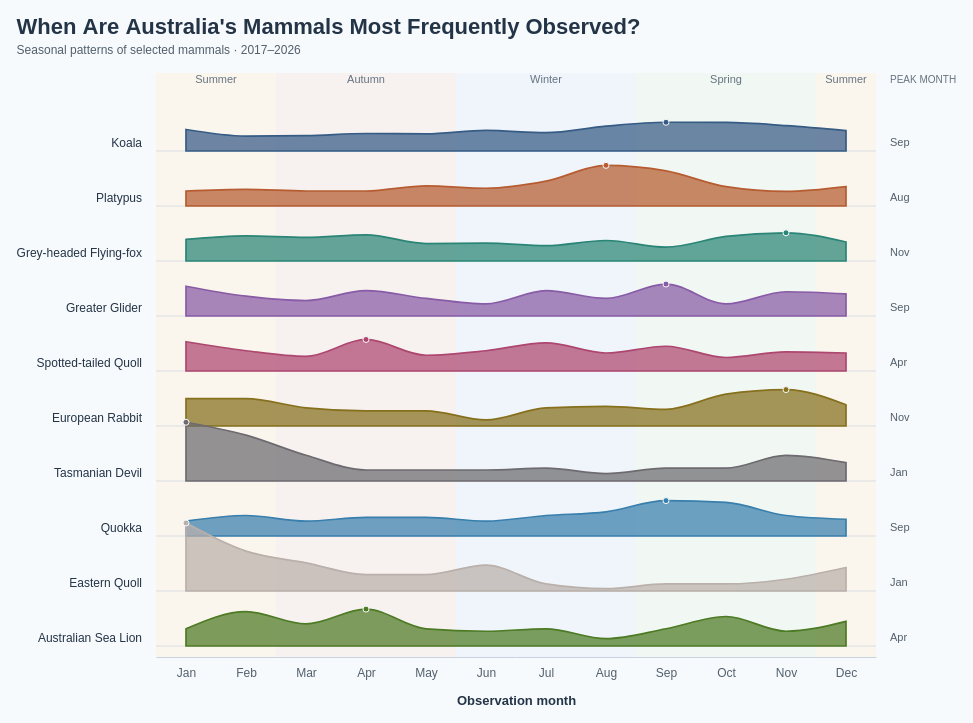

Vega-Lite specification for this chart:
### Vega specification from a JSON file in a GitHub repository (floating-point values rounded to 4 significant figures)
{"$schema": "https://vega.github.io/schema/vega/v5.json", "description": "Monthly observation ridgelines for the ten most recorded mammal species in Dataset/observations-794195.csv (top ten selected within the selected observation years). Observation dates from 2017–2026 are pooled, including partial 2026. Subspecies are combined using the first two scientific-name components, matching Lollipop.vg.json. Includes records without coordinates. All 12 months are filled for each species. Heights show monthly counts divided by that species total, on one shared percentage scale. Monotone curves connect monthly values; no kernel density estimation is applied. Rows follow species rank within the selected years. Southern hemisphere meteorological seasons are shown. Hover monthly cells for exact counts and shares; click a cell or species label to toggle highlighting. Counts measure recording activity, not animal abundance or nationwide sampling. Species colours match the ten-species palette in BumpChart.vg.json; counts and rankings use the selected observation years. Uses the 10 most recent available observation years (2017–2026), including partial 2026.", "width": 720, "height": 580, "padding": 16, "background": "#f7fafc", "title": {"text": "When Are Australia's Mammals Most Frequently Observed?", "subtitle": ["Seasonal patterns of selected mammals · 2017–2026"], "anchor": "start", "font": "Arial", "fontSize": 22, "color": "#243447", "subtitleFont": "Arial", "subtitleFontSize": 12, "subtitleColor": "#52606d", "offset": 16, "subtitlePadding": 6, "subtitleLineHeight": 16, "fontWeight": "bold"}, "signals": [{"name": "hoveredSpecies", "value": null, "on": [{"events": "@monthTargets:mouseover, @speciesLabels:mouseover", "update": "datum.species"}, {"events": "@monthTargets:mouseout, @speciesLabels:mouseout", "update": "null"}]}, {"name": "selectedSpecies", "value": null, "on": [{"events": "@monthTargets:click, @speciesLabels:click", "update": "selectedSpecies == datum.species ? null : datum.species"}]}, {"name": "activeSpecies", "update": "hoveredSpecies != null ? hoveredSpecies : selectedSpecies"}], "data": [{"name": "monthly", "values": [{"species": "Koala", "scientific_name": "Phascolarctos cinereus", "order": 0, "month": 1, "monthName": "January", "count": 161, "total": 1896, "share": 0.08492, "isPeak": false}, {"species": "Koala", "scientific_name": "Phascolarctos cinereus", "order": 0, "month": 2, "monthName": "February", "count": 112, "total": 1896, "share": 0.05907, "isPeak": false}, {"species": "Koala", "scientific_name": "Phascolarctos cinereus", "order": 0, "month": 3, "monthName": "March", "count": 115, "total": 1896, "share": 0.06065, "isPeak": false}, {"species": "Koala", "scientific_name": "Phascolarctos cinereus", "order": 0, "month": 4, "monthName": "April", "count": 131, "total": 1896, "share": 0.06909, "isPeak": false}, {"species": "Koala", "scientific_name": "Phascolarctos cinereus", "order": 0, "month": 5, "monthName": "May", "count": 128, "total": 1896, "share": 0.06751, "isPeak": false}, {"species": "Koala", "scientific_name": "Phascolarctos cinereus", "order": 0, "month": 6, "monthName": "June", "count": 154, "total": 1896, "share": 0.08122, "isPeak": false}, {"species": "Koala", "scientific_name": "Phascolarctos cinereus", "order": 0, "month": 7, "monthName": "July", "count": 137, "total": 1896, "share": 0.07226, "isPeak": false}, {"species": "Koala", "scientific_name": "Phascolarctos cinereus", "order": 0, "month": 8, "monthName": "August", "count": 186, "total": 1896, "share": 0.0981, "isPeak": false}, {"species": "Koala", "scientific_name": "Phascolarctos cinereus", "order": 0, "month": 9, "monthName": "September", "count": 215, "total": 1896, "share": 0.1134, "isPeak": true}, {"species": "Koala", "scientific_name": "Phascolarctos cinereus", "order": 0, "month": 10, "monthName": "October", "count": 214, "total": 1896, "share": 0.1129, "isPeak": false}, {"species": "Koala", "scientific_name": "Phascolarctos cinereus", "order": 0, "month": 11, "monthName": "November", "count": 190, "total": 1896, "share": 0.1002, "isPeak": false}, {"species": "Koala", "scientific_name": "Phascolarctos cinereus", "order": 0, "month": 12, "monthName": "December", "count": 153, "total": 1896, "share": 0.0807, "isPeak": false}, {"species": "Platypus", "scientific_name": "Ornithorhynchus anatinus", "order": 1, "month": 1, "monthName": "January", "count": 38, "total": 642, "share": 0.05919, "isPeak": false}, {"species": "Platypus", "scientific_name": "Ornithorhynchus anatinus", "order": 1, "month": 2, "monthName": "February", "count": 42, "total": 642, "share": 0.06542, "isPeak": false}, {"species": "Platypus", "scientific_name": "Ornithorhynchus anatinus", "order": 1, "month": 3, "monthName": "March", "count": 38, "total": 642, "share": 0.05919, "isPeak": false}, {"species": "Platypus", "scientific_name": "Ornithorhynchus anatinus", "order": 1, "month": 4, "monthName": "April", "count": 38, "total": 642, "share": 0.05919, "isPeak": false}, {"species": "Platypus", "scientific_name": "Ornithorhynchus anatinus", "order": 1, "month": 5, "monthName": "May", "count": 51, "total": 642, "share": 0.07944, "isPeak": false}, {"species": "Platypus", "scientific_name": "Ornithorhynchus anatinus", "order": 1, "month": 6, "monthName": "June", "count": 45, "total": 642, "share": 0.07009, "isPeak": false}, {"species": "Platypus", "scientific_name": "Ornithorhynchus anatinus", "order": 1, "month": 7, "monthName": "July", "count": 63, "total": 642, "share": 0.09813, "isPeak": false}, {"species": "Platypus", "scientific_name": "Ornithorhynchus anatinus", "order": 1, "month": 8, "monthName": "August", "count": 103, "total": 642, "share": 0.1604, "isPeak": true}, {"species": "Platypus", "scientific_name": "Ornithorhynchus anatinus", "order": 1, "month": 9, "monthName": "September", "count": 89, "total": 642, "share": 0.1386, "isPeak": false}, {"species": "Platypus", "scientific_name": "Ornithorhynchus anatinus", "order": 1, "month": 10, "monthName": "October", "count": 49, "total": 642, "share": 0.07632, "isPeak": false}, {"species": "Platypus", "scientific_name": "Ornithorhynchus anatinus", "order": 1, "month": 11, "monthName": "November", "count": 37, "total": 642, "share": 0.05763, "isPeak": false}, {"species": "Platypus", "scientific_name": "Ornithorhynchus anatinus", "order": 1, "month": 12, "monthName": "December", "count": 49, "total": 642, "share": 0.07632, "isPeak": false}, {"species": "Grey-headed Flying-fox", "scientific_name": "Pteropus poliocephalus", "order": 2, "month": 1, "monthName": "January", "count": 42, "total": 494, "share": 0.08502, "isPeak": false}, {"species": "Grey-headed Flying-fox", "scientific_name": "Pteropus poliocephalus", "order": 2, "month": 2, "monthName": "February", "count": 49, "total": 494, "share": 0.09919, "isPeak": false}, {"species": "Grey-headed Flying-fox", "scientific_name": "Pteropus poliocephalus", "order": 2, "month": 3, "monthName": "March", "count": 46, "total": 494, "share": 0.09312, "isPeak": false}, {"species": "Grey-headed Flying-fox", "scientific_name": "Pteropus poliocephalus", "order": 2, "month": 4, "monthName": "April", "count": 51, "total": 494, "share": 0.1032, "isPeak": false}, {"species": "Grey-headed Flying-fox", "scientific_name": "Pteropus poliocephalus", "order": 2, "month": 5, "monthName": "May", "count": 34, "total": 494, "share": 0.06883, "isPeak": false}, {"species": "Grey-headed Flying-fox", "scientific_name": "Pteropus poliocephalus", "order": 2, "month": 6, "monthName": "June", "count": 35, "total": 494, "share": 0.07085, "isPeak": false}, {"species": "Grey-headed Flying-fox", "scientific_name": "Pteropus poliocephalus", "order": 2, "month": 7, "monthName": "July", "count": 30, "total": 494, "share": 0.06073, "isPeak": false}, {"species": "Grey-headed Flying-fox", "scientific_name": "Pteropus poliocephalus", "order": 2, "month": 8, "monthName": "August", "count": 40, "total": 494, "share": 0.08097, "isPeak": false}, {"species": "Grey-headed Flying-fox", "scientific_name": "Pteropus poliocephalus", "order": 2, "month": 9, "monthName": "September", "count": 27, "total": 494, "share": 0.05466, "isPeak": false}, {"species": "Grey-headed Flying-fox", "scientific_name": "Pteropus poliocephalus", "order": 2, "month": 10, "monthName": "October", "count": 48, "total": 494, "share": 0.09717, "isPeak": false}, {"species": "Grey-headed Flying-fox", "scientific_name": "Pteropus poliocephalus", "order": 2, "month": 11, "monthName": "November", "count": 55, "total": 494, "share": 0.1113, "isPeak": true}, {"species": "Grey-headed Flying-fox", "scientific_name": "Pteropus poliocephalus", "order": 2, "month": 12, "monthName": "December", "count": 37, "total": 494, "share": 0.0749, "isPeak": false}, {"species": "Greater Glider", "scientific_name": "Petauroides volans", "order": 3, "month": 1, "monthName": "January", "count": 27, "total": 230, "share": 0.1174, "isPeak": false}, {"species": "Greater Glider", "scientific_name": "Petauroides volans", "order": 3, "month": 2, "monthName": "February", "count": 18, "total": 230, "share": 0.07826, "isPeak": false}, {"species": "Greater Glider", "scientific_name": "Petauroides volans", "order": 3, "month": 3, "monthName": "March", "count": 14, "total": 230, "share": 0.06087, "isPeak": false}, {"species": "Greater Glider", "scientific_name": "Petauroides volans", "order": 3, "month": 4, "monthName": "April", "count": 23, "total": 230, "share": 0.1, "isPeak": false}, {"species": "Greater Glider", "scientific_name": "Petauroides volans", "order": 3, "month": 5, "monthName": "May", "count": 16, "total": 230, "share": 0.06957, "isPeak": false}, {"species": "Greater Glider", "scientific_name": "Petauroides volans", "order": 3, "month": 6, "monthName": "June", "count": 11, "total": 230, "share": 0.04783, "isPeak": false}, {"species": "Greater Glider", "scientific_name": "Petauroides volans", "order": 3, "month": 7, "monthName": "July", "count": 23, "total": 230, "share": 0.1, "isPeak": false}, {"species": "Greater Glider", "scientific_name": "Petauroides volans", "order": 3, "month": 8, "monthName": "August", "count": 16, "total": 230, "share": 0.06957, "isPeak": false}, {"species": "Greater Glider", "scientific_name": "Petauroides volans", "order": 3, "month": 9, "monthName": "September", "count": 29, "total": 230, "share": 0.1261, "isPeak": true}, {"species": "Greater Glider", "scientific_name": "Petauroides volans", "order": 3, "month": 10, "monthName": "October", "count": 11, "total": 230, "share": 0.04783, "isPeak": false}, {"species": "Greater Glider", "scientific_name": "Petauroides volans", "order": 3, "month": 11, "monthName": "November", "count": 22, "total": 230, "share": 0.09565, "isPeak": false}, {"species": "Greater Glider", "scientific_name": "Petauroides volans", "order": 3, "month": 12, "monthName": "December", "count": 20, "total": 230, "share": 0.08696, "isPeak": false}, {"species": "Spotted-tailed Quoll", "scientific_name": "Dasyurus maculatus", "order": 4, "month": 1, "monthName": "January", "count": 26, "total": 225, "share": 0.1156, "isPeak": false}, {"species": "Spotted-tailed Quoll", "scientific_name": "Dasyurus maculatus", "order": 4, "month": 2, "monthName": "February", "count": 18, "total": 225, "share": 0.08, "isPeak": false}, {"species": "Spotted-tailed Quoll", "scientific_name": "Dasyurus maculatus", "order": 4, "month": 3, "monthName": "March", "count": 13, "total": 225, "share": 0.05778, "isPeak": false}, {"species": "Spotted-tailed Quoll", "scientific_name": "Dasyurus maculatus", "order": 4, "month": 4, "monthName": "April", "count": 28, "total": 225, "share": 0.1244, "isPeak": true}, {"species": "Spotted-tailed Quoll", "scientific_name": "Dasyurus maculatus", "order": 4, "month": 5, "monthName": "May", "count": 14, "total": 225, "share": 0.06222, "isPeak": false}, {"species": "Spotted-tailed Quoll", "scientific_name": "Dasyurus maculatus", "order": 4, "month": 6, "monthName": "June", "count": 18, "total": 225, "share": 0.08, "isPeak": false}, {"species": "Spotted-tailed Quoll", "scientific_name": "Dasyurus maculatus", "order": 4, "month": 7, "monthName": "July", "count": 25, "total": 225, "share": 0.1111, "isPeak": false}, {"species": "Spotted-tailed Quoll", "scientific_name": "Dasyurus maculatus", "order": 4, "month": 8, "monthName": "August", "count": 16, "total": 225, "share": 0.07111, "isPeak": false}, {"species": "Spotted-tailed Quoll", "scientific_name": "Dasyurus maculatus", "order": 4, "month": 9, "monthName": "September", "count": 22, "total": 225, "share": 0.09778, "isPeak": false}, {"species": "Spotted-tailed Quoll", "scientific_name": "Dasyurus maculatus", "order": 4, "month": 10, "monthName": "October", "count": 12, "total": 225, "share": 0.05333, "isPeak": false}, {"species": "Spotted-tailed Quoll", "scientific_name": "Dasyurus maculatus", "order": 4, "month": 11, "monthName": "November", "count": 17, "total": 225, "share": 0.07556, "isPeak": false}, {"species": "Spotted-tailed Quoll", "scientific_name": "Dasyurus maculatus", "order": 4, "month": 12, "monthName": "December", "count": 16, "total": 225, "share": 0.07111, "isPeak": false}, {"species": "European Rabbit", "scientific_name": "Oryctolagus cuniculus", "order": 5, "month": 1, "monthName": "January", "count": 18, "total": 167, "share": 0.1078, "isPeak": false}, {"species": "European Rabbit", "scientific_name": "Oryctolagus cuniculus", "order": 5, "month": 2, "monthName": "February", "count": 18, "total": 167, "share": 0.1078, "isPeak": false}, {"species": "European Rabbit", "scientific_name": "Oryctolagus cuniculus", "order": 5, "month": 3, "monthName": "March", "count": 12, "total": 167, "share": 0.07186, "isPeak": false}, {"species": "European Rabbit", "scientific_name": "Oryctolagus cuniculus", "order": 5, "month": 4, "monthName": "April", "count": 10, "total": 167, "share": 0.05988, "isPeak": false}, {"species": "European Rabbit", "scientific_name": "Oryctolagus cuniculus", "order": 5, "month": 5, "monthName": "May", "count": 10, "total": 167, "share": 0.05988, "isPeak": false}, {"species": "European Rabbit", "scientific_name": "Oryctolagus cuniculus", "order": 5, "month": 6, "monthName": "June", "count": 4, "total": 167, "share": 0.02395, "isPeak": false}, {"species": "European Rabbit", "scientific_name": "Oryctolagus cuniculus", "order": 5, "month": 7, "monthName": "July", "count": 12, "total": 167, "share": 0.07186, "isPeak": false}, {"species": "European Rabbit", "scientific_name": "Oryctolagus cuniculus", "order": 5, "month": 8, "monthName": "August", "count": 13, "total": 167, "share": 0.07784, "isPeak": false}, {"species": "European Rabbit", "scientific_name": "Oryctolagus cuniculus", "order": 5, "month": 9, "monthName": "September", "count": 11, "total": 167, "share": 0.06587, "isPeak": false}, {"species": "European Rabbit", "scientific_name": "Oryctolagus cuniculus", "order": 5, "month": 10, "monthName": "October", "count": 21, "total": 167, "share": 0.1257, "isPeak": false}, {"species": "European Rabbit", "scientific_name": "Oryctolagus cuniculus", "order": 5, "month": 11, "monthName": "November", "count": 24, "total": 167, "share": 0.1437, "isPeak": true}, {"species": "European Rabbit", "scientific_name": "Oryctolagus cuniculus", "order": 5, "month": 12, "monthName": "December", "count": 14, "total": 167, "share": 0.08383, "isPeak": false}, {"species": "Tasmanian Devil", "scientific_name": "Sarcophilus harrisii", "order": 6, "month": 1, "monthName": "January", "count": 32, "total": 138, "share": 0.2319, "isPeak": true}, {"species": "Tasmanian Devil", "scientific_name": "Sarcophilus harrisii", "order": 6, "month": 2, "monthName": "February", "count": 25, "total": 138, "share": 0.1812, "isPeak": false}, {"species": "Tasmanian Devil", "scientific_name": "Sarcophilus harrisii", "order": 6, "month": 3, "monthName": "March", "count": 14, "total": 138, "share": 0.1014, "isPeak": false}, {"species": "Tasmanian Devil", "scientific_name": "Sarcophilus harrisii", "order": 6, "month": 4, "monthName": "April", "count": 6, "total": 138, "share": 0.04348, "isPeak": false}, {"species": "Tasmanian Devil", "scientific_name": "Sarcophilus harrisii", "order": 6, "month": 5, "monthName": "May", "count": 6, "total": 138, "share": 0.04348, "isPeak": false}, {"species": "Tasmanian Devil", "scientific_name": "Sarcophilus harrisii", "order": 6, "month": 6, "monthName": "June", "count": 6, "total": 138, "share": 0.04348, "isPeak": false}, {"species": "Tasmanian Devil", "scientific_name": "Sarcophilus harrisii", "order": 6, "month": 7, "monthName": "July", "count": 7, "total": 138, "share": 0.05072, "isPeak": false}, {"species": "Tasmanian Devil", "scientific_name": "Sarcophilus harrisii", "order": 6, "month": 8, "monthName": "August", "count": 4, "total": 138, "share": 0.02899, "isPeak": false}, {"species": "Tasmanian Devil", "scientific_name": "Sarcophilus harrisii", "order": 6, "month": 9, "monthName": "September", "count": 7, "total": 138, "share": 0.05072, "isPeak": false}, {"species": "Tasmanian Devil", "scientific_name": "Sarcophilus harrisii", "order": 6, "month": 10, "monthName": "October", "count": 7, "total": 138, "share": 0.05072, "isPeak": false}, {"species": "Tasmanian Devil", "scientific_name": "Sarcophilus harrisii", "order": 6, "month": 11, "monthName": "November", "count": 14, "total": 138, "share": 0.1014, "isPeak": false}, {"species": "Tasmanian Devil", "scientific_name": "Sarcophilus harrisii", "order": 6, "month": 12, "monthName": "December", "count": 10, "total": 138, "share": 0.07246, "isPeak": false}, {"species": "Quokka", "scientific_name": "Setonix brachyurus", "order": 7, "month": 1, "monthName": "January", "count": 8, "total": 136, "share": 0.05882, "isPeak": false}, {"species": "Quokka", "scientific_name": "Setonix brachyurus", "order": 7, "month": 2, "monthName": "February", "count": 11, "total": 136, "share": 0.08088, "isPeak": false}, {"species": "Quokka", "scientific_name": "Setonix brachyurus", "order": 7, "month": 3, "monthName": "March", "count": 8, "total": 136, "share": 0.05882, "isPeak": false}, {"species": "Quokka", "scientific_name": "Setonix brachyurus", "order": 7, "month": 4, "monthName": "April", "count": 10, "total": 136, "share": 0.07353, "isPeak": false}, {"species": "Quokka", "scientific_name": "Setonix brachyurus", "order": 7, "month": 5, "monthName": "May", "count": 10, "total": 136, "share": 0.07353, "isPeak": false}, {"species": "Quokka", "scientific_name": "Setonix brachyurus", "order": 7, "month": 6, "monthName": "June", "count": 8, "total": 136, "share": 0.05882, "isPeak": false}, {"species": "Quokka", "scientific_name": "Setonix brachyurus", "order": 7, "month": 7, "monthName": "July", "count": 11, "total": 136, "share": 0.08088, "isPeak": false}, {"species": "Quokka", "scientific_name": "Setonix brachyurus", "order": 7, "month": 8, "monthName": "August", "count": 13, "total": 136, "share": 0.09559, "isPeak": false}, {"species": "Quokka", "scientific_name": "Setonix brachyurus", "order": 7, "month": 9, "monthName": "September", "count": 19, "total": 136, "share": 0.1397, "isPeak": true}, {"species": "Quokka", "scientific_name": "Setonix brachyurus", "order": 7, "month": 10, "monthName": "October", "count": 18, "total": 136, "share": 0.1324, "isPeak": false}, {"species": "Quokka", "scientific_name": "Setonix brachyurus", "order": 7, "month": 11, "monthName": "November", "count": 11, "total": 136, "share": 0.08088, "isPeak": false}, {"species": "Quokka", "scientific_name": "Setonix brachyurus", "order": 7, "month": 12, "monthName": "December", "count": 9, "total": 136, "share": 0.06618, "isPeak": false}, {"species": "Eastern Quoll", "scientific_name": "Dasyurus viverrinus", "order": 8, "month": 1, "monthName": "January", "count": 29, "total": 108, "share": 0.2685, "isPeak": true}, {"species": "Eastern Quoll", "scientific_name": "Dasyurus viverrinus", "order": 8, "month": 2, "monthName": "February", "count": 17, "total": 108, "share": 0.1574, "isPeak": false}, {"species": "Eastern Quoll", "scientific_name": "Dasyurus viverrinus", "order": 8, "month": 3, "monthName": "March", "count": 12, "total": 108, "share": 0.1111, "isPeak": false}, {"species": "Eastern Quoll", "scientific_name": "Dasyurus viverrinus", "order": 8, "month": 4, "monthName": "April", "count": 7, "total": 108, "share": 0.06481, "isPeak": false}, {"species": "Eastern Quoll", "scientific_name": "Dasyurus viverrinus", "order": 8, "month": 5, "monthName": "May", "count": 7, "total": 108, "share": 0.06481, "isPeak": false}, {"species": "Eastern Quoll", "scientific_name": "Dasyurus viverrinus", "order": 8, "month": 6, "monthName": "June", "count": 11, "total": 108, "share": 0.1019, "isPeak": false}, {"species": "Eastern Quoll", "scientific_name": "Dasyurus viverrinus", "order": 8, "month": 7, "monthName": "July", "count": 3, "total": 108, "share": 0.02778, "isPeak": false}, {"species": "Eastern Quoll", "scientific_name": "Dasyurus viverrinus", "order": 8, "month": 8, "monthName": "August", "count": 1, "total": 108, "share": 0.009259, "isPeak": false}, {"species": "Eastern Quoll", "scientific_name": "Dasyurus viverrinus", "order": 8, "month": 9, "monthName": "September", "count": 3, "total": 108, "share": 0.02778, "isPeak": false}, {"species": "Eastern Quoll", "scientific_name": "Dasyurus viverrinus", "order": 8, "month": 10, "monthName": "October", "count": 3, "total": 108, "share": 0.02778, "isPeak": false}, {"species": "Eastern Quoll", "scientific_name": "Dasyurus viverrinus", "order": 8, "month": 11, "monthName": "November", "count": 5, "total": 108, "share": 0.0463, "isPeak": false}, {"species": "Eastern Quoll", "scientific_name": "Dasyurus viverrinus", "order": 8, "month": 12, "monthName": "December", "count": 10, "total": 108, "share": 0.09259, "isPeak": false}, {"species": "Australian Sea Lion", "scientific_name": "Neophoca cinerea", "order": 9, "month": 1, "monthName": "January", "count": 7, "total": 103, "share": 0.06796, "isPeak": false}, {"species": "Australian Sea Lion", "scientific_name": "Neophoca cinerea", "order": 9, "month": 2, "monthName": "February", "count": 14, "total": 103, "share": 0.1359, "isPeak": false}, {"species": "Australian Sea Lion", "scientific_name": "Neophoca cinerea", "order": 9, "month": 3, "monthName": "March", "count": 9, "total": 103, "share": 0.08738, "isPeak": false}, {"species": "Australian Sea Lion", "scientific_name": "Neophoca cinerea", "order": 9, "month": 4, "monthName": "April", "count": 15, "total": 103, "share": 0.1456, "isPeak": true}, {"species": "Australian Sea Lion", "scientific_name": "Neophoca cinerea", "order": 9, "month": 5, "monthName": "May", "count": 7, "total": 103, "share": 0.06796, "isPeak": false}, {"species": "Australian Sea Lion", "scientific_name": "Neophoca cinerea", "order": 9, "month": 6, "monthName": "June", "count": 6, "total": 103, "share": 0.05825, "isPeak": false}, {"species": "Australian Sea Lion", "scientific_name": "Neophoca cinerea", "order": 9, "month": 7, "monthName": "July", "count": 7, "total": 103, "share": 0.06796, "isPeak": false}, {"species": "Australian Sea Lion", "scientific_name": "Neophoca cinerea", "order": 9, "month": 8, "monthName": "August", "count": 3, "total": 103, "share": 0.02913, "isPeak": false}, {"species": "Australian Sea Lion", "scientific_name": "Neophoca cinerea", "order": 9, "month": 9, "monthName": "September", "count": 7, "total": 103, "share": 0.06796, "isPeak": false}, {"species": "Australian Sea Lion", "scientific_name": "Neophoca cinerea", "order": 9, "month": 10, "monthName": "October", "count": 12, "total": 103, "share": 0.1165, "isPeak": false}, {"species": "Australian Sea Lion", "scientific_name": "Neophoca cinerea", "order": 9, "month": 11, "monthName": "November", "count": 6, "total": 103, "share": 0.05825, "isPeak": false}, {"species": "Australian Sea Lion", "scientific_name": "Neophoca cinerea", "order": 9, "month": 12, "monthName": "December", "count": 10, "total": 103, "share": 0.09709, "isPeak": false}]}, {"name": "species", "values": [{"species": "Koala", "scientific_name": "Phascolarctos cinereus", "order": 0, "total": 1896, "peakMonths": "Sep"}, {"species": "Platypus", "scientific_name": "Ornithorhynchus anatinus", "order": 1, "total": 642, "peakMonths": "Aug"}, {"species": "Grey-headed Flying-fox", "scientific_name": "Pteropus poliocephalus", "order": 2, "total": 494, "peakMonths": "Nov"}, {"species": "Greater Glider", "scientific_name": "Petauroides volans", "order": 3, "total": 230, "peakMonths": "Sep"}, {"species": "Spotted-tailed Quoll", "scientific_name": "Dasyurus maculatus", "order": 4, "total": 225, "peakMonths": "Apr"}, {"species": "European Rabbit", "scientific_name": "Oryctolagus cuniculus", "order": 5, "total": 167, "peakMonths": "Nov"}, {"species": "Tasmanian Devil", "scientific_name": "Sarcophilus harrisii", "order": 6, "total": 138, "peakMonths": "Jan"}, {"species": "Quokka", "scientific_name": "Setonix brachyurus", "order": 7, "total": 136, "peakMonths": "Sep"}, {"species": "Eastern Quoll", "scientific_name": "Dasyurus viverrinus", "order": 8, "total": 108, "peakMonths": "Jan"}, {"species": "Australian Sea Lion", "scientific_name": "Neophoca cinerea", "order": 9, "total": 103, "peakMonths": "Apr"}]}, {"name": "seasons", "values": [{"start": 0.5, "end": 2.5, "label": "Summer", "fill": "#fff0d9"}, {"start": 2.5, "end": 5.5, "label": "Autumn", "fill": "#f6e7e0"}, {"start": 5.5, "end": 8.5, "label": "Winter", "fill": "#e5edf7"}, {"start": 8.5, "end": 11.5, "label": "Spring", "fill": "#e9f1e5"}, {"start": 11.5, "end": 12.5, "label": "Summer", "fill": "#fff0d9"}]}], "scales": [{"name": "x", "type": "linear", "domain": [0.5, 12.5], "range": "width", "zero": false, "nice": false}, {"name": "amplitude", "type": "linear", "domain": [0, 0.3], "range": [0, 76], "zero": true, "nice": false}, {"name": "color", "type": "ordinal", "domain": ["Koala", "Platypus", "Grey-headed Flying-fox", "Greater Glider", "Spotted-tailed Quoll", "European Rabbit", "Quokka", "Tasmanian Devil", "Eastern Barred Bandicoot", "Numbat", "Australian Sea Lion", "Eastern Quoll"], "range": ["#365B85", "#B65C30", "#2A8576", "#885BA6", "#AD4770", "#86701D", "#397FAD", "#6D6B70", "#C17A24", "#5146A0", "#4D7A24", "#bab0ab"]}], "axes": [{"orient": "bottom", "scale": "x", "values": [1, 2, 3, 4, 5, 6, 7, 8, 9, 10, 11, 12], "labelPadding": 10, "tickSize": 0, "domainColor": "#c9d3df", "labelColor": "#52606d", "title": "Observation month", "titleColor": "#243447", "titlePadding": 16, "encode": {"labels": {"update": {"text": {"signal": "['Jan','Feb','Mar','Apr','May','Jun','Jul','Aug','Sep','Oct','Nov','Dec'][datum.value-1]"}}}}}], "marks": [{"type": "rect", "encode": {"update": {"x": {"scale": "x", "field": "start"}, "x2": {"scale": "x", "field": "end"}, "y": {"value": -4}, "y2": {"signal": "height"}, "fill": {"field": "fill"}, "opacity": {"value": 0.45}}}, "from": {"data": "seasons"}, "interactive": false}, {"type": "text", "encode": {"update": {"x": {"signal": "scale('x', (datum.start + datum.end)/2)"}, "y": {"value": 6}, "text": {"field": "label"}, "align": {"value": "center"}, "fontSize": {"value": 11}, "fill": {"value": "#657381"}}}, "from": {"data": "seasons"}, "interactive": false}, {"type": "rule", "encode": {"update": {"x": {"value": 0}, "x2": {"signal": "width"}, "y": {"signal": "74 + datum.order * 55"}, "stroke": {"value": "#c9d3df"}, "strokeWidth": {"value": 0.7}}}, "from": {"data": "species"}, "interactive": false}, {"type": "group", "from": {"facet": {"name": "ridge", "data": "monthly", "groupby": "species"}}, "marks": [{"type": "area", "encode": {"update": {"x": {"scale": "x", "field": "month"}, "y": {"signal": "74 + datum.order * 55 - scale('amplitude', datum.share)"}, "y2": {"signal": "74 + datum.order * 55"}, "fill": {"scale": "color", "field": "species"}, "fillOpacity": {"value": 0.72}, "stroke": {"scale": "color", "field": "species"}, "strokeWidth": {"value": 1.7}, "opacity": {"signal": "activeSpecies == null || activeSpecies == datum.species ? 1 : 0.18"}, "interpolate": {"value": "monotone"}}}, "from": {"data": "ridge"}, "sort": {"field": "datum.month"}, "interactive": false}]}, {"type": "symbol", "encode": {"update": {"x": {"scale": "x", "field": "month"}, "y": {"signal": "74 + datum.order * 55 - scale('amplitude', datum.share)"}, "size": {"signal": "datum.isPeak ? 36 : 18"}, "fill": {"scale": "color", "field": "species"}, "stroke": {"value": "#f7fafc"}, "strokeWidth": {"value": 1}, "opacity": {"signal": "datum.isPeak || activeSpecies == datum.species ? 1 : 0"}}}, "from": {"data": "monthly"}, "interactive": false}, {"type": "text", "encode": {"update": {"x": {"value": -14}, "y": {"signal": "74 + datum.order * 55 - 8"}, "text": {"field": "species"}, "align": {"value": "right"}, "baseline": {"value": "middle"}, "fontSize": {"value": 12}, "fill": {"value": "#243447"}, "fontWeight": {"signal": "activeSpecies == datum.species ? 'bold' : 'normal'"}, "opacity": {"signal": "activeSpecies == null || activeSpecies == datum.species ? 1 : 0.18"}, "cursor": {"value": "pointer"}, "tooltip": {"signal": "{'Species': datum.species, 'Scientific name': datum.scientific_name, 'Observations (2017–2026)': datum.total, 'Peak month(s)': datum.peakMonths}"}}}, "from": {"data": "species"}, "name": "speciesLabels"}, {"type": "text", "encode": {"update": {"x": {"signal": "width + 14"}, "y": {"signal": "74 + datum.order * 55 - 8"}, "text": {"signal": "datum.peakMonths"}, "baseline": {"value": "middle"}, "fontSize": {"value": 11}, "fill": {"value": "#52606d"}, "opacity": {"signal": "activeSpecies == null || activeSpecies == datum.species ? 1 : 0.18"}}}, "from": {"data": "species"}, "interactive": false}, {"type": "rect", "encode": {"update": {"x": {"signal": "scale('x', datum.month - 0.5)"}, "x2": {"signal": "scale('x', datum.month + 0.5)"}, "y": {"signal": "20 + datum.order * 55"}, "y2": {"signal": "74 + datum.order * 55"}, "fill": {"value": "transparent"}, "cursor": {"value": "pointer"}, "tooltip": {"signal": "{'Species': datum.species, 'Scientific name': datum.scientific_name, 'Month': datum.monthName, 'Observations': datum.count, 'Share of species observations': format(datum.share, '.1%'), 'Species total (2017–2026)': datum.total}"}}}, "from": {"data": "monthly"}, "name": "monthTargets"}, {"type": "text", "encode": {"update": {"x": {"signal": "width + 14"}, "y": {"value": 6}, "text": {"value": "PEAK MONTH"}, "fontSize": {"value": 10}, "fill": {"value": "#657381"}}}, "interactive": false}], "config": {"text": {"font": "Arial"}, "axis": {"labelFont": "Arial", "titleFont": "Arial", "labelFontSize": 12, "titleFontSize": 13}}, "usermeta": {"observationWindow": {"source": "Dataset/observations-794195.csv", "dateField": "observed_on", "years": [2017, 2018, 2019, 2020, 2021, 2022, 2023, 2024, 2025, 2026], "yearCount": 10, "includesPartialLatestYear": true}}}
